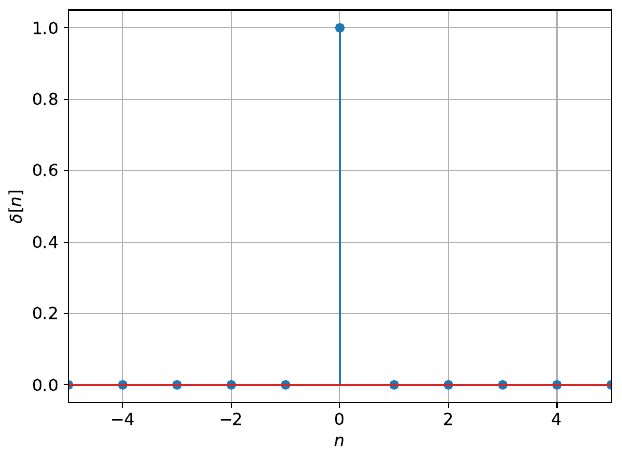

Here is the Python script that generated this plot:
import matplotlib
import matplotlib.pyplot as plt
import numpy as np

matplotlib.rcParams.update({'font.size': 12})

n = np.linspace(-5, 5, 11);
x = np.zeros(11)
x[5] = 1

f = plt.figure()

plt.stem(n, x)
plt.xlabel('$n$')
plt.ylabel('$\delta[n]$')
plt.grid(True)
plt.autoscale(enable=True, axis='x', tight=True)

plt.tight_layout()

#plt.show()

f.savefig("dtdelta.pdf", bbox_inches='tight')
